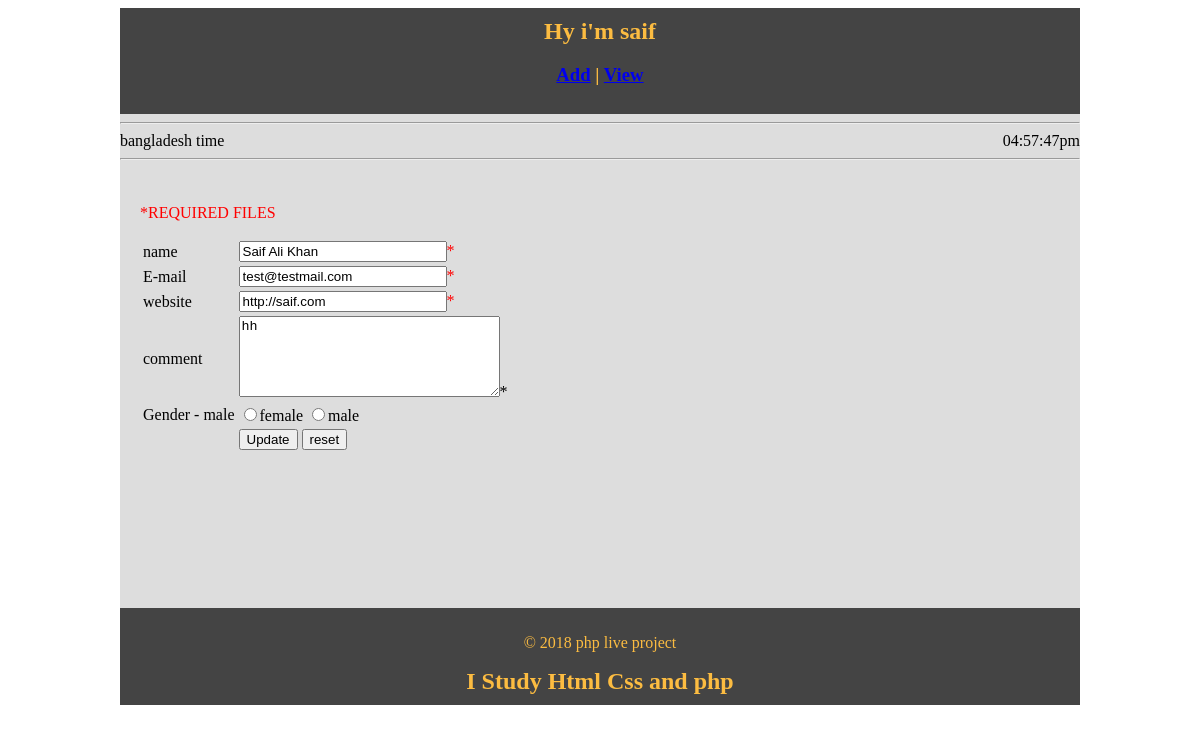
The page /edit.php?id=1 on the database its author committed.
### tables this page shows
CREATE TABLE `info` (
  `id` int(11) NOT NULL,
  `name` varchar(255) NOT NULL,
  `email` varchar(255) NOT NULL,
  `web` varchar(255) NOT NULL,
  `comment` text NOT NULL,
  `gender` varchar(20) NOT NULL
);

### edit.php (the view, shortened to what this page needs)
<?php
 require 'connect.php';
 include 'head.php';
 include 'date.php';
 $id = $_GET['id'];
 $sql = "SELECT * FROM info WHERE id = '$id'";
$res = mysqli_query($con, $sql);
$row = mysqli_fetch_assoc($res);
?>
<section class="maincontent">
  <?php
  $errname = $erremail = $errwb = $errcomment = $errgender ="";
?>
  <p STYLE="COLOR:RED"> *REQUIRED FILES</p>
 <form action=""  method="POST" >
	 <table>
	 <tr>
	 <td> name </td>
	 <td style="color:red">
	  <input type="text" name="name" value="<?php echo $row['name'];?>" required>*<?php echo $errname ?>
	  </td>
	 </tr>
	 <tr>
	 <td> E-mail </td>
	 <td style="color:red"> <input type="text" name="email" value="<?php echo $row['email'];?>" required>*<?php echo $erremail ?> </td>
	 </tr>
	 <tr>
	 <td> website </td>
	 <td style="color:red"> <input type="text" name="web" value="<?php echo $row['web'];?>" required>*<?php echo $errwb ?> </td>
	 </tr>
	 <tr>
	 <td> comment </td>
	 <td> <textarea name="comment"  cols="30" rows="5"><?php echo $row['comment'];?></textarea>*<?php echo $errcomment ?> </td>
	 </tr>
	 <tr>
	 <td> Gender - <?php echo $row['gender'];?></td>
	 <td> <input type="radio" name="gender" value="female" required>female
		 <input type="radio" name="gender" value="male" required>male
	 </td>
	 </tr>
	 <tr>
	 <td> </td>
	 <td> <input type="submit" name="update" value="Update"> <input type="reset" value="reset"> </td>
	 </tr>
	 </table>
 </form>
  </section>
 <?php include 'foot.php'; ?>

### rows shown on the page
info: name "Saif Ali Khan", email "test@testmail.com", web "http://saif.com", comment "hh", gender "male"
